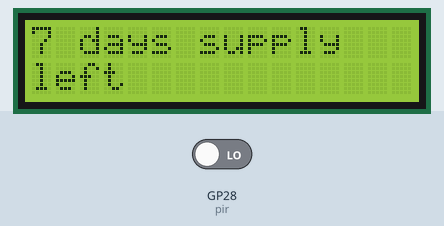
Recording of a program running on a simulated Raspberry Pi Pico running MicroPython. Shown: 16×2 character LCD. The inputs (shaded band) are chosen by the test bench; at power-on: GP28 (pir) LOW.

Above: at 1.3 s.
1.4 s: GP28 (pir) driven HIGH
At 2.3 s:
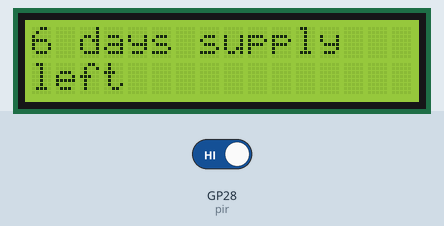
Timing chart, 0 to 4.4 s (numbered marks = the images above; inputs shaded):
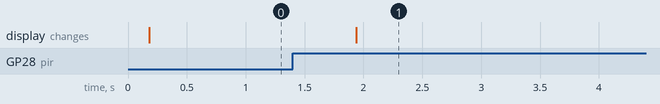

Measured:
- after the input at 1.4 s, the display: changes after 0.54 s (image 1)

The program:

pico2_day_counter.py
```python
from machine import Pin, SoftI2C
import utime

# ─────────────────────────────────────────
# CONFIGURATION
# ─────────────────────────────────────────

PIR_PIN  = 28
I2C_SDA  = 0
I2C_SCL  = 1
LCD_ADDR = 0x27   # change to 0x3F if screen stays blank
LCD_COLS = 16
LCD_ROWS = 2

MOTION_DURATION_MS = 500   # motion must be held for 0.5s to count


# ─────────────────────────────────────────
# LCD DRIVER (no external libraries needed)
# ─────────────────────────────────────────

class LCD:
    def __init__(self, i2c, addr=0x27, cols=16, rows=2):
        self.i2c  = i2c
        self.addr = addr
        self.cols = cols
        self.rows = rows
        self.bl   = 0x08
        self._init_lcd()

    def _write_byte(self, b):
        self.i2c.writeto(self.addr, bytes([b | self.bl]))

    def _pulse(self, b):
        self._write_byte(b | 0x04)
        utime.sleep_us(1)
        self._write_byte(b & ~0x04)
        utime.sleep_us(50)

    def _send_nibble(self, n):
        self._write_byte(n)
        self._pulse(n)

    def _send_byte(self, b, mode=0):
        hi = (b & 0xF0) | mode
        lo = ((b << 4) & 0xF0) | mode
        self._send_nibble(hi)
        self._send_nibble(lo)

    def _init_lcd(self):
        utime.sleep_ms(50)
        for _ in range(3):
            self._send_nibble(0x30)
            utime.sleep_ms(5)
        self._send_nibble(0x20)
        self._send_byte(0x28)
        self._send_byte(0x0C)
        self._send_byte(0x06)
        self.clear()

    def clear(self):
        self._send_byte(0x01)
        utime.sleep_ms(2)

    def set_cursor(self, col, row):
        self._send_byte(0x80 | (col + [0x00, 0x40][row]))

    def write(self, text):
        for ch in text:
            self._send_byte(ord(ch), mode=1)

    def print_line(self, row, text):
        text = (text + " " * self.cols)[:self.cols]
        self.set_cursor(0, row)
        self.write(text)


# ─────────────────────────────────────────
# MAIN
# ─────────────────────────────────────────

pir = Pin(PIR_PIN, Pin.IN)
i2c = SoftI2C(sda=Pin(I2C_SDA), scl=Pin(I2C_SCL), freq=50000)
lcd = LCD(i2c, addr=LCD_ADDR)

count        = 7
motion_start = None   # when continuous motion began
counted      = False  # prevents double count per motion event

lcd.print_line(0, str(count) + " days supply")
lcd.print_line(1, "left")

while True:
    motion = pir.value()  # HIGH = motion detected

    if motion:
        if motion_start is None:
            motion_start = utime.ticks_ms()
            counted      = False
        elapsed = utime.ticks_diff(utime.ticks_ms(), motion_start)
        if elapsed >= MOTION_DURATION_MS and not counted:
            count -= 1
            counted = True
            if count <= 0:
                lcd.print_line(0, "ZERO! Resetting")
                lcd.print_line(1, "")
                utime.sleep_ms(2000)
                count = 7
            lcd.print_line(0, str(count) + " days supply")
            lcd.print_line(1, "left")
    else:
        motion_start = None
        counted      = False

    utime.sleep_ms(50)
```
